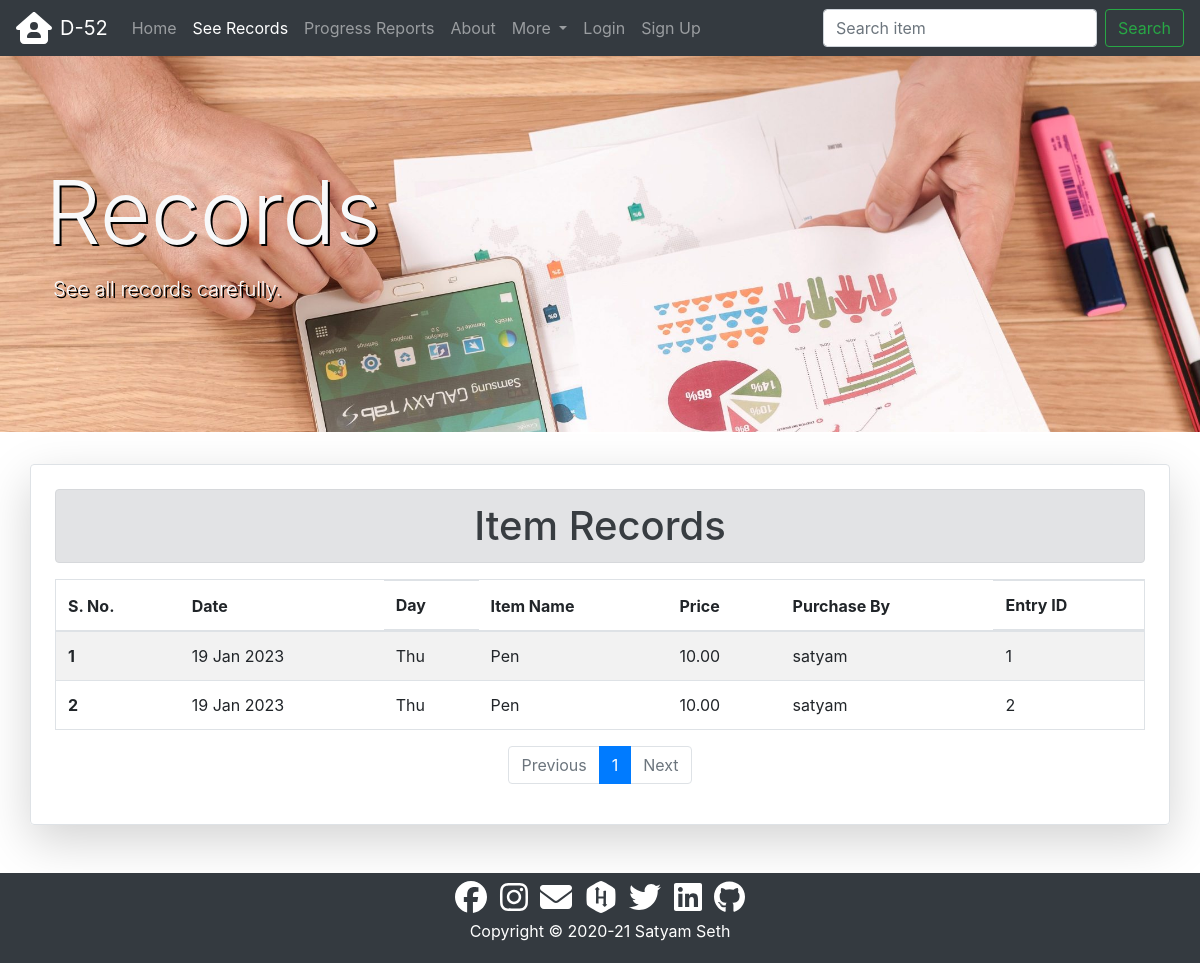
/data/records/, run on the app's committed database.
### records/models.py (models this page shows, shortened)
class Record(models.Model):
    item = models.CharField(max_length=50)
    price = models.DecimalField(
        decimal_places=2,
        max_digits=7,
        validators=[
            MinValueValidator(
                Decimal("0.01"),
            ),
        ],
    )
    purchaser = models.ForeignKey(
        to=settings.AUTH_USER_MODEL,
        on_delete=models.CASCADE,
        related_name="purchaser",
    )
    adder = models.ForeignKey(
        to=settings.AUTH_USER_MODEL,
        on_delete=models.SET_NULL,
        related_name="adder",
        null=True,
    )
    purchase_date = models.DateField()
    modified_on = models.DateTimeField(auto_now=True)
    created_on = models.DateTimeField(auto_now_add=True)

### records/views.py (the view)
# urls.py: path("records/", views.RecordListView.as_view(), name="records"),
class RecordListView(ListView):
    model = Record
    paginate_by = 20
    paginate_orphans = 10
    ordering = ["-purchase_date"]
    def get_context_data(self, **kwargs: Any) -> Dict[str, Any]:
        context = super().get_context_data(**kwargs)
        context["records_active"] = "active"
        context["records_disabled"] = "disabled"
        return context

### records/templates/records/record_list.html (shortened to what this page needs)
{% extends 'core/base.html' %}
{% load static %}
{% block css %}
<link rel="stylesheet" href="{% static 'records/css/style.css' %}">
{% endblock %}
{% block content %}
<div class="jumbotron jumbotron-fluid {% if records_active %} records {% endif %} mt-5" {% if not records_active %} style="background-image: url('{{user.profile.cover_photo.url}}');" {% endif %}>
  <div class="container py-5 text-light">
    <div>
      <h1 class="display-2">{{user.get_full_name|title}} Records</h1>
    </div>
    <div class="lead">
      <p class="pl-2">See all records carefully.</p>
    </div>
  </div>
</div>
<div class="container shadow-lg p-4 mb-5 rounded border">
  <h1 class="text-center alert alert-secondary">Item Records</h1>
  {% if record_list %}
  <div class="table-responsive">
    <table class="table table-hover table-striped border">
      <thead>
        <tr>
          <th scope="col">S. No.</th>
          <th scope="col">Date</th>
          <th scope="col" class="d-none d-sm-block">Day</th>
          <th scope="col">Item Name</th>
          <th scope="col">Price</th>
          <th scope="col">Purchase By</th>
          <th scope="col" class="d-none d-sm-block">Entry ID</th>
        </tr>
      </thead>
      <tbody>
        {% for record in record_list %}
        <tr>
          <th scope="row">{{forloop.counter0|add:page_obj.start_index }}</th>
          <td>{{record.purchase_date|date:"d M Y"}}</td>
          <td class="d-none d-sm-block">{{record.purchase_date|date:"D"}}</td>
          <td>{{record.item|capfirst}}</td>
          <td>{{record.price}}</td>
          <td>{{record.purchaser}}</td>
          <td class="d-none d-sm-block">{{record.id}}</td>
        </tr>
        {% endfor %}
      </tbody>
    </table>
    <div>
      {% include 'core/pagination.html' %}
    </div>
  </div>
  {% else %}
  <h4 class="text-center alert alert-warning">No Records Found</h4>
  {% endif %}
</div>
{% endblock content %}

### records/static/records/css/style.css (style rules this page uses)
.records { background-image: url("../images/records.jpg"); background-color: dimgrey; background-size: cover; height: 100%; text-shadow: 2px 2px black; }

### data on the page
Record: purchase_date "19 Jan 2023", purchase_date "Thu", item "Pen", price "10.00", purchaser "satyam", id "1"
Record: purchase_date "19 Jan 2023", purchase_date "Thu", item "Pen", price "10.00", purchaser "satyam", id "2"

### other printed values
{{ i }} "1"
